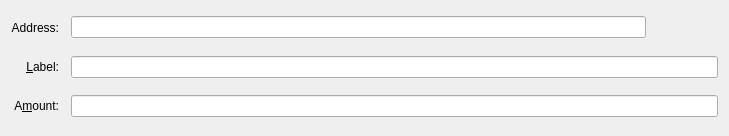
<?xml version="1.0" encoding="UTF-8"?>
<ui version="4.0">
 <class>SendCoinsEntry</class>
 <widget class="QFrame" name="SendCoinsEntry">
  <property name="geometry">
   <rect>
    <x>0</x>
    <y>0</y>
    <width>729</width>
    <height>136</height>
   </rect>
  </property>
  <property name="windowTitle">
   <string>Form</string>
  </property>
  <property name="frameShape">
   <enum>QFrame::NoFrame</enum>
  </property>
  <property name="frameShadow">
   <enum>QFrame::Plain</enum>
  </property>
  <layout class="QGridLayout" name="gridLayout">
   <property name="spacing">
    <number>12</number>
   </property>
   <item row="5" column="0">
    <widget class="QLabel" name="label">
     <property name="text">
      <string>A&amp;mount:</string>
     </property>
     <property name="alignment">
      <set>Qt::AlignRight|Qt::AlignTrailing|Qt::AlignVCenter</set>
     </property>
     <property name="buddy">
      <cstring>payAmount</cstring>
     </property>
    </widget>
   </item>
   <item row="3" column="0">
    <widget class="QLabel" name="label_2">
     <property name="text">
      <string>Address:</string>
     </property>
     <property name="alignment">
      <set>Qt::AlignRight|Qt::AlignTrailing|Qt::AlignVCenter</set>
     </property>
     <property name="buddy">
      <cstring>payTo</cstring>
     </property>
    </widget>
   </item>
   <item row="5" column="1">
    <widget class="BitcoinAmountField" name="payAmount">
     <property name="font">
      <font>
       <weight>75</weight>
       <bold>true</bold>
      </font>
     </property>
    </widget>
   </item>
   <item row="4" column="0">
    <widget class="QLabel" name="label_4">
     <property name="text">
      <string>&amp;Label:</string>
     </property>
     <property name="alignment">
      <set>Qt::AlignRight|Qt::AlignTrailing|Qt::AlignVCenter</set>
     </property>
     <property name="buddy">
      <cstring>addAsLabel</cstring>
     </property>
    </widget>
   </item>
   <item row="3" column="1">
    <layout class="QHBoxLayout" name="payToLayout">
     <property name="spacing">
      <number>0</number>
     </property>
     <item>
      <widget class="QValidatedLineEdit" name="payTo">
       <property name="toolTip">
        <string>The address to send the payment to (e.g. 1NS17iag9jJgTHD1VXjvLCEnZuQ3rJDE9L)</string>
       </property>
       <property name="autoFillBackground">
        <bool>false</bool>
       </property>
       <property name="maxLength">
        <number>34</number>
       </property>
       <property name="frame">
        <bool>true</bool>
       </property>
      </widget>
     </item>
     <item>
      <widget class="QToolButton" name="addressBookButton">
       <property name="toolTip">
        <string>Choose address from address book</string>
       </property>
       <property name="text">
        <string/>
       </property>
       <property name="icon">
        <iconset resource="../bitcoin.qrc">
         <normaloff>:/icons/address-book</normaloff>:/icons/address-book</iconset>
       </property>
       <property name="shortcut">
        <string>Alt+A</string>
       </property>
       <property name="autoRaise">
        <bool>true</bool>
       </property>
      </widget>
     </item>
     <item>
      <widget class="QToolButton" name="pasteButton">
       <property name="toolTip">
        <string>Paste address from clipboard</string>
       </property>
       <property name="text">
        <string/>
       </property>
       <property name="icon">
        <iconset resource="../bitcoin.qrc">
         <normaloff>:/icons/editpaste</normaloff>:/icons/editpaste</iconset>
       </property>
       <property name="shortcut">
        <string>Alt+P</string>
       </property>
       <property name="autoRaise">
        <bool>true</bool>
       </property>
      </widget>
     </item>
     <item>
      <widget class="QToolButton" name="deleteButton">
       <property name="toolTip">
        <string>Remove this recipient</string>
       </property>
       <property name="text">
        <string/>
       </property>
       <property name="icon">
        <iconset resource="../bitcoin.qrc">
         <normaloff>:/icons/remove</normaloff>:/icons/remove</iconset>
       </property>
       <property name="autoRaise">
        <bool>true</bool>
       </property>
      </widget>
     </item>
    </layout>
   </item>
   <item row="4" column="1">
    <widget class="QValidatedLineEdit" name="addAsLabel">
     <property name="palette">
      <palette>
       <active>
        <colorrole role="AlternateBase">
         <brush brushstyle="SolidPattern">
          <color alpha="255">
           <red>255</red>
           <green>255</green>
           <blue>255</blue>
          </color>
         </brush>
        </colorrole>
       </active>
       <inactive>
        <colorrole role="AlternateBase">
         <brush brushstyle="SolidPattern">
          <color alpha="255">
           <red>255</red>
           <green>255</green>
           <blue>255</blue>
          </color>
         </brush>
        </colorrole>
       </inactive>
       <disabled>
        <colorrole role="AlternateBase">
         <brush brushstyle="SolidPattern">
          <color alpha="255">
           <red>255</red>
           <green>255</green>
           <blue>255</blue>
          </color>
         </brush>
        </colorrole>
       </disabled>
      </palette>
     </property>
     <property name="toolTip">
      <string>Enter a label for this address to add it to your address book</string>
     </property>
    </widget>
   </item>
  </layout>
 </widget>
 <customwidgets>
  <customwidget>
   <class>BitcoinAmountField</class>
   <extends>QLineEdit</extends>
   <header>bitcoinamountfield.h</header>
   <container>1</container>
  </customwidget>
  <customwidget>
   <class>QValidatedLineEdit</class>
   <extends>QLineEdit</extends>
   <header>qvalidatedlineedit.h</header>
  </customwidget>
 </customwidgets>
 <resources>
  <include location="../bitcoin.qrc"/>
 </resources>
 <connections/>
</ui>
